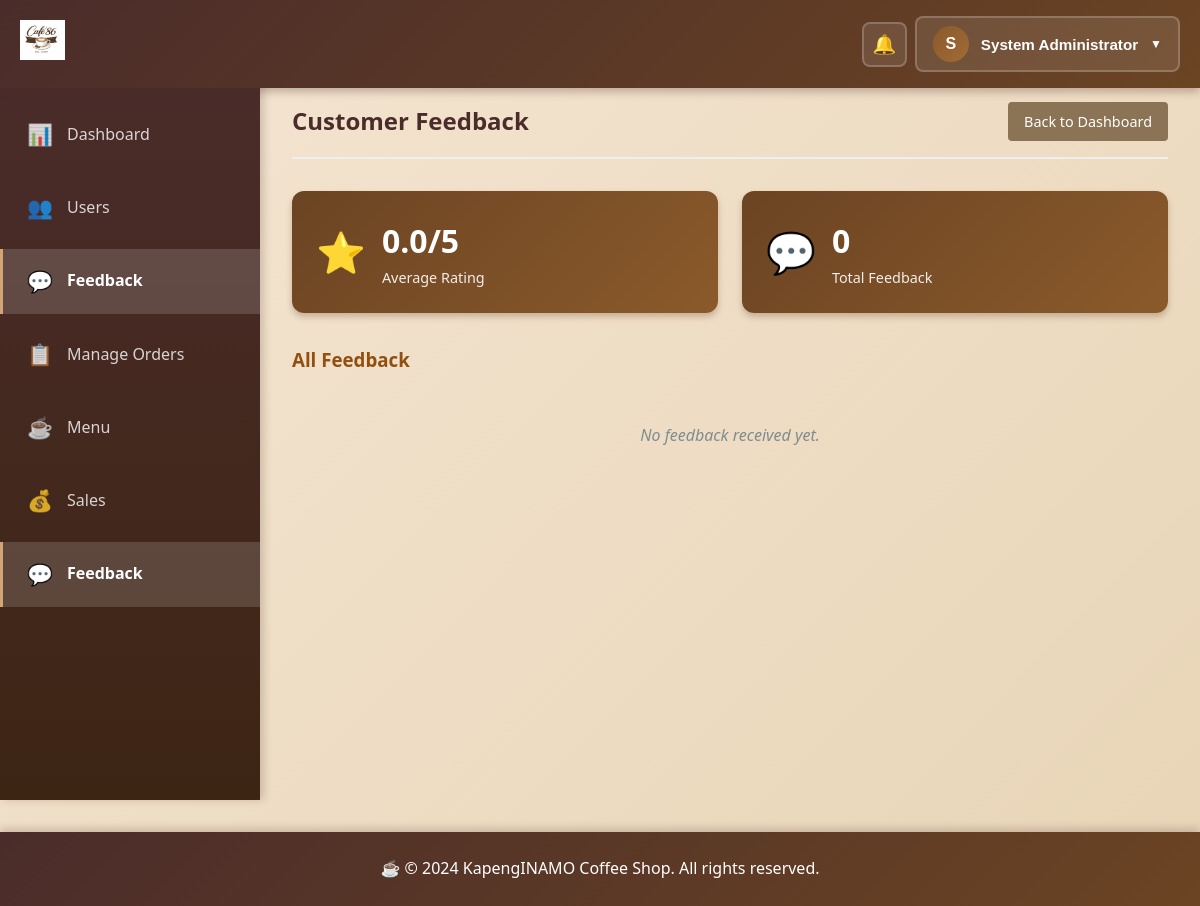
/admin/feedback.php (signed in), run on an earlier commit of the app's database.
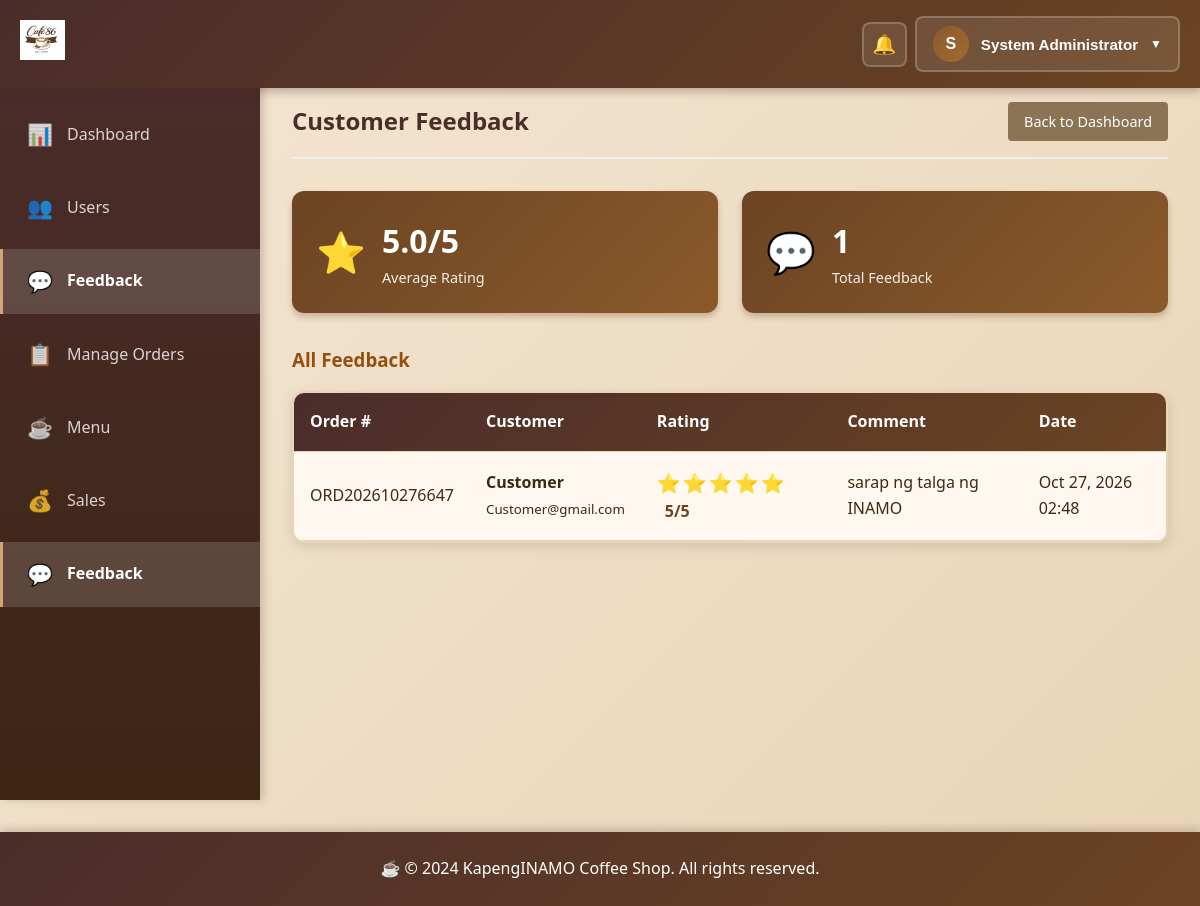
And on a later commit of the database.
### tables this page shows
CREATE TABLE `order_feedback` (
  `id` int(11) NOT NULL,
  `order_id` int(11) NOT NULL,
  `user_id` int(11) NOT NULL,
  `rating` int(11) NOT NULL CHECK (`rating` >= 1 and `rating` <= 5),
  `comment` text DEFAULT NULL,
  `created_at` timestamp NULL DEFAULT current_timestamp()
);

CREATE TABLE `orders` (
  `id` int(11) NOT NULL,
  `user_id` int(11) DEFAULT NULL,
  `order_number` varchar(20) NOT NULL,
  `total_amount` decimal(10,2) NOT NULL,
  `status` enum('pending','preparing','ready','completed','cancelled') DEFAULT 'pending',
  `payment_method` varchar(50) DEFAULT NULL,
  `notes` text DEFAULT NULL,
  `created_at` timestamp NULL DEFAULT current_timestamp(),
  `updated_at` timestamp NULL DEFAULT current_timestamp() ON UPDATE current_timestamp()
);

CREATE TABLE `users` (
  `id` int(11) NOT NULL,
  `username` varchar(50) NOT NULL,
  `email` varchar(100) NOT NULL,
  `password` varchar(255) NOT NULL,
  `full_name` varchar(100) NOT NULL,
  `role` enum('admin','staff','customer') NOT NULL DEFAULT 'customer',
  `phone` varchar(20) DEFAULT NULL,
  `address` text DEFAULT NULL,
  `created_at` timestamp NULL DEFAULT current_timestamp(),
  `updated_at` timestamp NULL DEFAULT current_timestamp() ON UPDATE current_timestamp()
);

### admin/feedback.php (the view, shortened to what this page needs)
<?php
require_once '../includes/db.php';
try {
    $feedback = $pdo->query("
        SELECT of.*, o.order_number, o.total_amount, u.full_name, u.email
        FROM order_feedback of
        JOIN orders o ON of.order_id = o.id
        JOIN users u ON of.user_id = u.id
        ORDER BY of.created_at DESC
    ")->fetchAll();
} catch(PDOException $e) {
    $feedback = [];
}
try {
    $avg_rating = $pdo->query("SELECT AVG(rating) as avg_rating FROM order_feedback")->fetch()['avg_rating'] ?? 0;
    $total_feedback = $pdo->query("SELECT COUNT(*) FROM order_feedback")->fetchColumn();
} catch(PDOException $e) {
    $avg_rating = 0;
    $total_feedback = 0;
}
?>
<?php require_once '../includes/header.php'; ?>
<div class="page-header">
    <h2>Customer Feedback</h2>
    <a href="/KapengINAMO/dashboard.php" class="btn btn-secondary">Back to Dashboard</a>
</div>
<div class="stats-grid">
    <div class="stat-card">
        <div class="stat-icon">⭐</div>
        <div class="stat-info">
            <h3><?php echo number_format($avg_rating, 1); ?>/5</h3>
            <p>Average Rating</p>
        </div>
    </div>
    <div class="stat-card">
        <div class="stat-icon">💬</div>
        <div class="stat-info">
            <h3><?php echo $total_feedback; ?></h3>
            <p>Total Feedback</p>
        </div>
    </div>
</div>
<div class="dashboard-section">
    <h3>All Feedback</h3>
    <?php if (empty($feedback)): ?>
        <p class="no-data">No feedback received yet.</p>
    <?php else: ?>
        <div class="table-container">
            <table class="data-table">
                <thead>
                    <tr>
                        <th>Order #</th>
                        <th>Customer</th>
                        <th>Rating</th>
                        <th>Comment</th>
                        <th>Date</th>
                    </tr>
                </thead>
                <tbody>
                    <?php foreach ($feedback as $fb): ?>
                        <tr>
                            <td><?php echo htmlspecialchars($fb['order_number']); ?></td>
                            <td>
                                <strong><?php echo htmlspecialchars($fb['full_name']); ?></strong><br>
                                <small><?php echo htmlspecialchars($fb['email']); ?></small>
                            </td>
                            <td>
                                <span class="rating-stars">
                                    <?php echo str_repeat('⭐', $fb['rating']); ?>
                                </span>
                                <span class="rating-number"><?php echo $fb['rating']; ?>/5</span>
                            </td>
                            <td><?php echo htmlspecialchars($fb['comment'] ?? 'No comment'); ?></td>
                            <td><?php echo date('M d, Y H:i', strtotime($fb['created_at'])); ?></td>
                        </tr>
                    <?php endforeach; ?>
                </tbody>
            </table>
        </div>
    <?php endif; ?>
</div>
<?php require_once '../includes/footer.php'; ?>

What changed in the data, as far as the page shows it:
added order_feedback: order.order_number "ORD202610276647", user.full_name "Customer", user.email "Customer@gmail.com", rating "⭐⭐⭐⭐⭐", rating "5", comment "sarap ng talga ng INAMO", created_at "Oct 27, 2026 02:48"
Also different on the page:
$avg_rating: "0.0" → "5.0"
$total_feedback: "0" → "1"
text no longer shown: "No feedback received yet."
text now shown: "Order # Customer Rating Comment Date"
